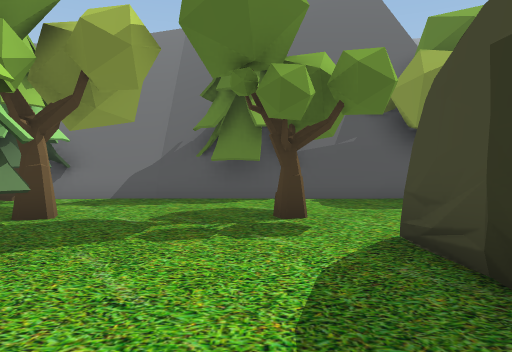
view 1 (above)

23 first-person views from a walk through a Unity game level. The camera is 1.5 m above the floor, tilts 2° down and sees 70° across. The floor is counted in squares, 2 m on a side. Each view is taken from the middle of a square. On the plan, view 1 faces up. The plan holds only what a view shows up to about 11 squares ahead; the rest is blank. The place goes on beyond the plan. The player is left out.

view 2
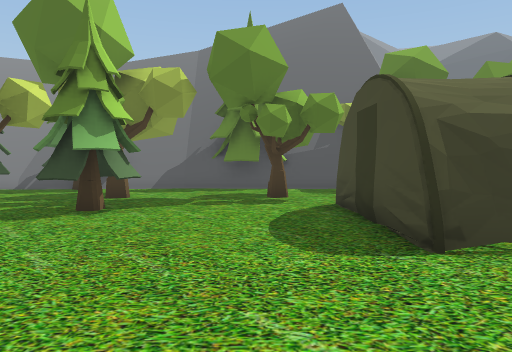

view 3
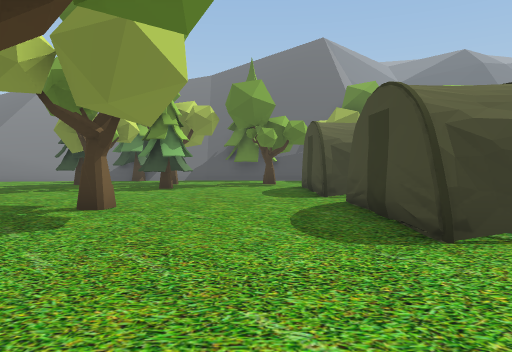

view 4
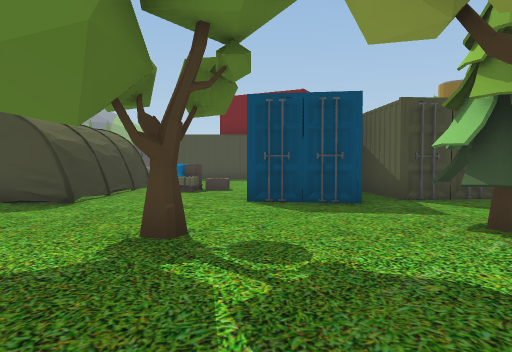

view 5
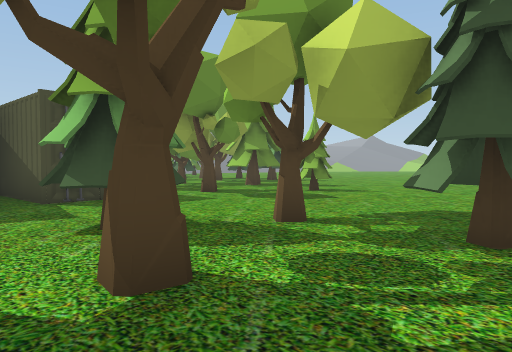

view 6
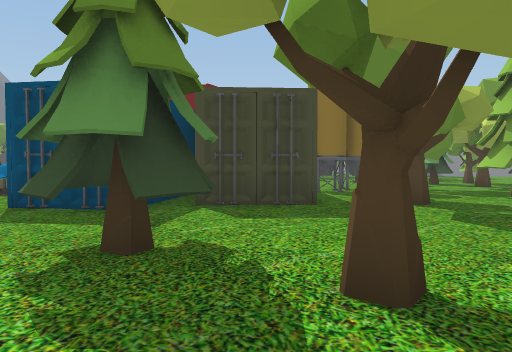

view 7
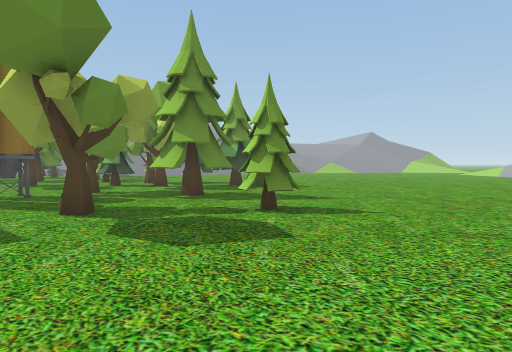

view 8
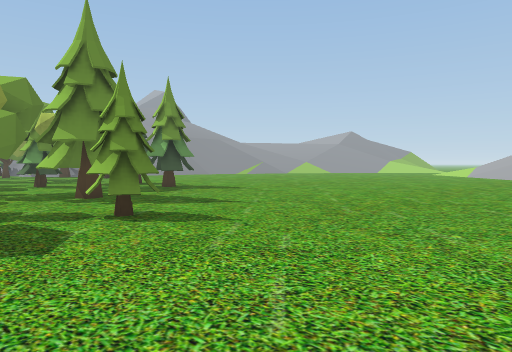

view 9
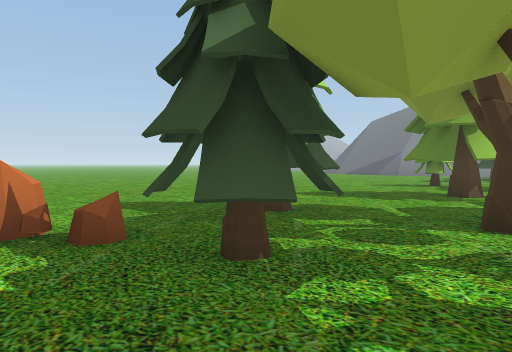

view 10
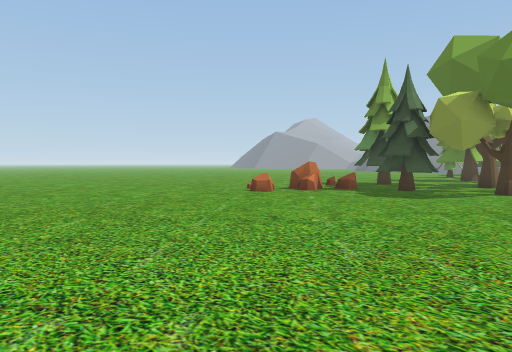

view 11
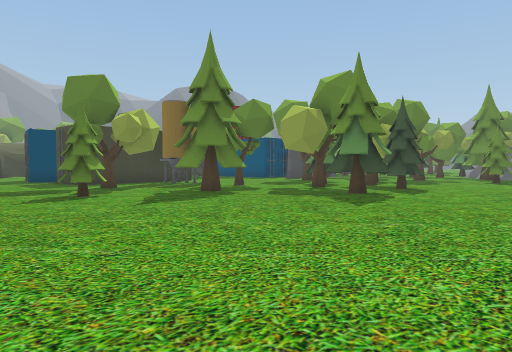

view 12
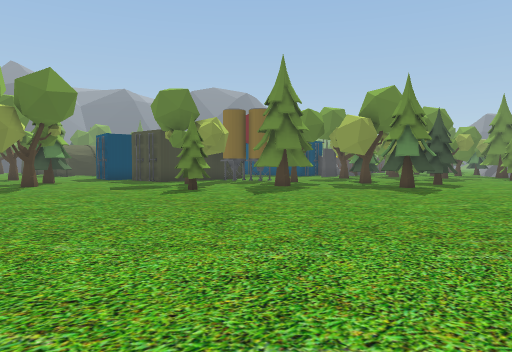

view 13
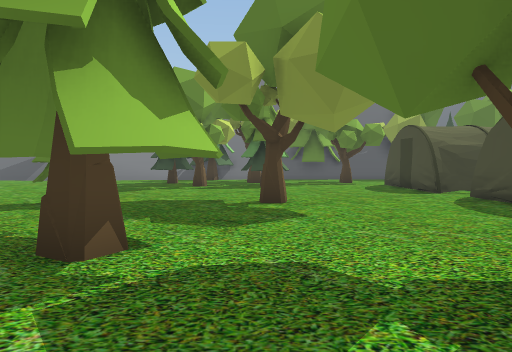

view 14
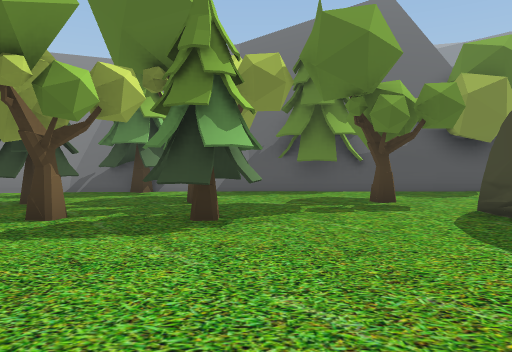

view 15
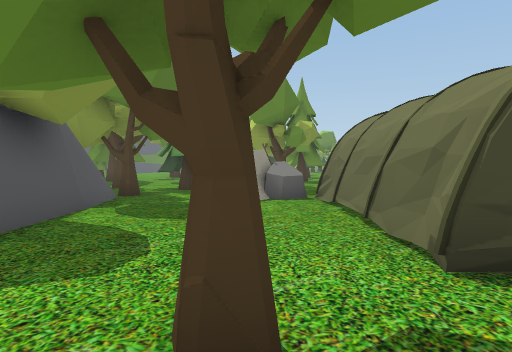

view 16
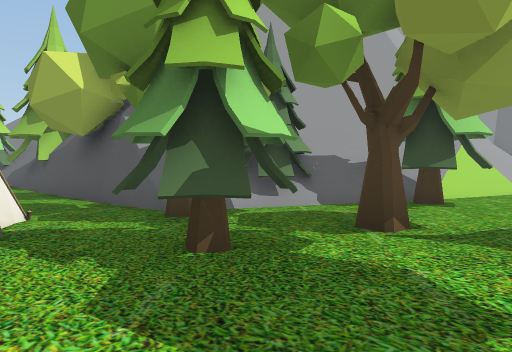

view 17
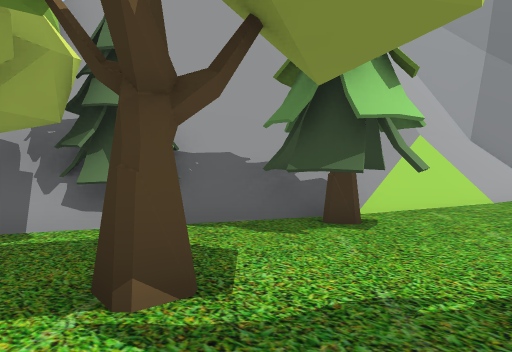

view 18
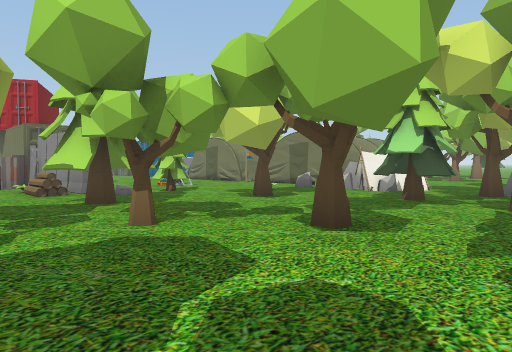

view 19
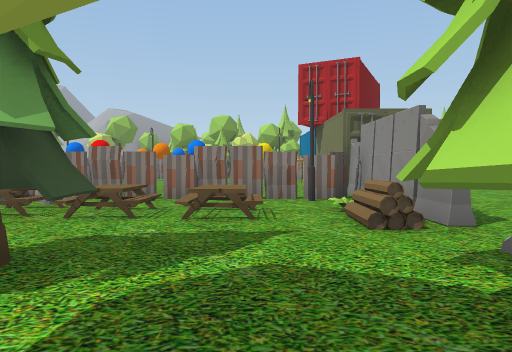

view 20
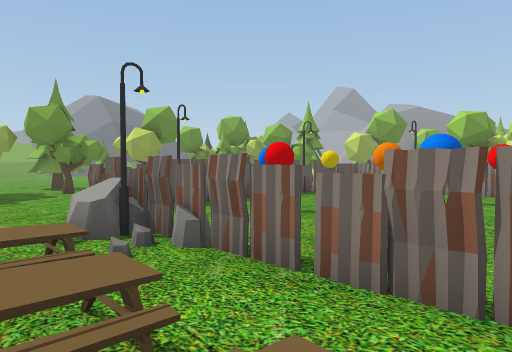

view 21
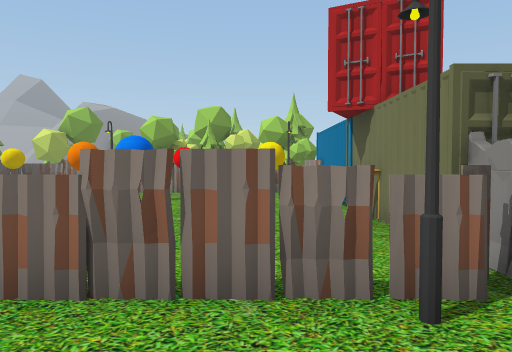

view 22
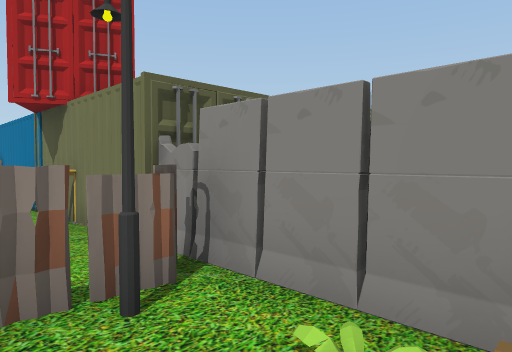

view 23
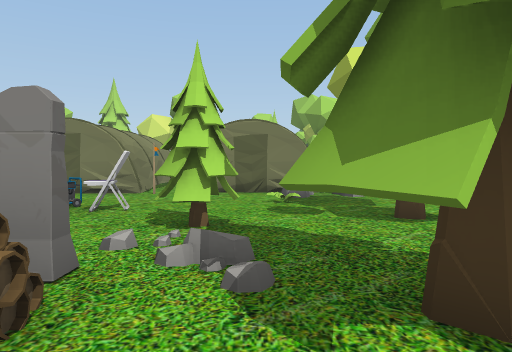

### Floor plan
Key: @ floor where view 1 was taken; # wall or solid block; x gap in a wall; . floor; / step, stairs or slope; T tree; C crate; B box; N container; A tank; R rock; E tent; I barrier; L log; P plant; H bench; F chair; G generator; O other object.
Columns run from 5 left of view 1 to 23 right of it. Each row starts with its distance up from view 1.
 21               ./
 20               ./
 19               ./
 18               ./
 17               ./
 16               .#.
 15               ##.
 14              .#..
 13              .##.
 12             ./##.
 11             #/....
 10            .#/....    .
  9 ....     T .T..T......
  8 ############T.....T....
  7 ##............##.......
  6 ...........EE.......T.
  5 ..T..T......EE........T
  4 ...........#R...T..#...
  3 T.##...######RO....##..O
  2 .......#   ##......#...OO
  1 .......#   #....OO.I.....
  0 .....@.##  #O..F..I.L////
 -1 .......#  ###..G..I.PH/H//.O.
 -2 ..T....#    #.  ..I....../ R.
 -3 .......#    #  .. II#####RRR
 -4 .......#####   ..NII........O
 -5 ##..........       N... ....
 -6 #.........CC       O ..  ...
 -7 #...T.....B        N ...  ..
 -8 .......N           N   .
 -9 .......N               .
-10 #.T....NNNN        N   .
-11 #...#...NNN        N   ..
-12 ........N          N    #
-13 x#.T....N  A
-14 R..........A.
-15 ........T..AA..
-16 ...............
-17 ......#....T...
-18 .........##...
-19 .............T
-20 .............
-21 ...........##x#
-22 ...........##.#.
-23 .................
-24 .................
-25  ...........
-26 . .....

Positions as (right, up) in squares from view 1, and headings:
1: (0, 0), facing up
2: (0, -3), facing up
3: (0, -8), facing up
4: (-5, -8), facing right
5: (-5, -9), facing down-right
6: (-4, -12), facing right
7: (-3, -13), facing down-right
8: (-4, -15), facing down-right
9: (-2, -15), facing up-left
10: (0, -23), facing up-left
11: (-2, -26), facing up-right
12: (-5, -26), facing up-right
13: (-3, -9), facing up
14: (-2, -2), facing up
15: (-1, 5), facing right
16: (12, 5), facing up-left
17: (12, 8), facing up-left
18: (17, 10), facing down-left
19: (16, 5), facing down
20: (16, 0), facing down-right
21: (16, 0), facing down
22: (16, 0), facing down-left
23: (16, 2), facing left
